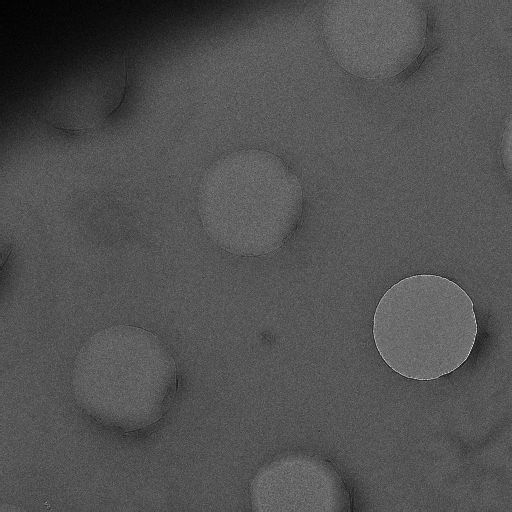
#> input picture leginon/hl_example.jpg, 512 x 512 px
$ python -i canny.py   (imports and definitions only)   (Python 2 division)   (older library calls are emulated)
#> lines starting #> are read from the running program, lines starting #| are printed output that depends on the picture
#> further down, picture is the input picture: shape (512, 512); min 0, max 241, mean 81.6
#!/usr/bin/env python

import math
import time
import numpy
import random
from scipy import ndimage
#from appionlib.apImage import imagefile

"""
adapted from:
http://code.google.com/p/python-for-matlab-users/source/browse/Examples/scipy_canny.py
"""

#=======================
#=======================
def getRadialAndAngles(shape):
        ## create a grid of distance from the center
        xhalfshape = shape[0]/2.0
        x = numpy.arange(-xhalfshape, xhalfshape, 1) + 0.5
        yhalfshape = shape[1]/2.0
        y = numpy.arange(-yhalfshape, yhalfshape, 1) + 0.5
        xx, yy = numpy.meshgrid(x, y)
        radialsq = xx**2 + yy**2 - 0.5
        angles = numpy.arctan2(yy,xx)
        return radialsq, angles

#=======================
#=======================
def non_maximal_edge_suppresion(mag, orient, minEdgeRadius=20, maxEdgeRadius=None):
        """
        Non Maximal suppression of gradient magnitude and orientation.
        """
        t0 = time.time()

        ## bin orientations into 4 discrete directions
        abin = ((orient + math.pi) * 4 / math.pi + 0.5).astype('int') % 4

        radialsq, angles = getRadialAndAngles(mag.shape)

        ### create circular mask
        if maxEdgeRadius is None:
                maxEdgeRadiusSq = radialsq[mag.shape[0]/2,mag.shape[0]/10]
        else:
                maxEdgeRadiusSq = maxEdgeRadius**2
        outermask = numpy.where(radialsq > maxEdgeRadiusSq, False, True)
        ## probably a bad idea here
        innermask = numpy.where(radialsq < minEdgeRadius**2, False, True)

        ### create directional filters to go with offsets
        horz = numpy.where(numpy.abs(angles) < 3*math.pi/4., numpy.abs(angles), 0)
        horz = numpy.where(horz > math.pi/4., True, False)
        vert = -horz
        upright = numpy.where(angles < math.pi/2, False, True)
        upleft = numpy.flipud(upright)
        upleft = numpy.fliplr(upleft)
        upright = numpy.logical_or(upright, upleft)
        upleft = -upright
        # for rotational edges
        filters = [horz, upleft, vert, upright]
        # for radial edges
        #filters = [vert, upright, horz, upleft]

        offsets = ((1,0), (1,1), (0,1), (-1,1))

        edge_map = numpy.zeros(mag.shape, dtype='bool')
        for a in range(4):
                di, dj = offsets[a]
                footprint = numpy.zeros((3,3), dtype="int")
                footprint[1,1] = 0
                footprint[1+di,1+dj] = 1
                footprint[1-di,1-dj] = 1
                ## get adjacent maximums
                maxfilt = ndimage.maximum_filter(mag, footprint=footprint)
                ## select points larger than adjacent maximums
                newedge_map = numpy.where(mag>maxfilt, True, False)
                ## filter by edge orientation
                newedge_map = numpy.where(abin==a, newedge_map, False)
                ## filter by location
                newedge_map = numpy.where(filters[a], newedge_map, False)
                ## add to main map
                edge_map = numpy.where(newedge_map, True, edge_map)
        ## remove corner edges
        edge_map = numpy.where(outermask, edge_map, False)
        edge_map = numpy.where(innermask, edge_map, False)

        #print time.time() - t0
        return edge_map

#=======================
#=======================
def canny_edges(image, minedges=5000, maxedges=15000, low_thresh=50, minEdgeRadius=20, maxEdgeRadius=None):
        """
        Compute Canny edge detection on an image
        """
#> called with minedges = 5000, maxedges = 15000, low_thresh = 50, minEdgeRadius = 20
        t0 = time.time()
        dx = ndimage.sobel(image,0)
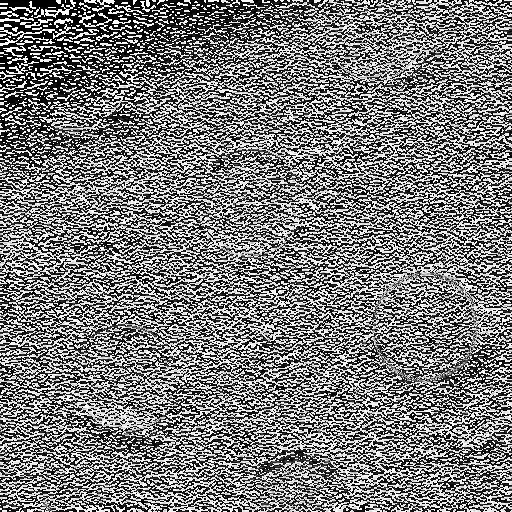
#> dx: shape (512, 512); min 0, max 255, mean 122.5
        dy = ndimage.sobel(image,1)
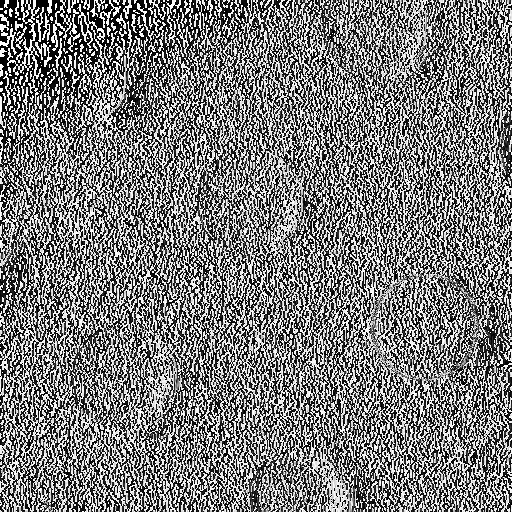
#> dy: shape (512, 512); min 0, max 255, mean 123.3

        mag = numpy.hypot(dx, dy)
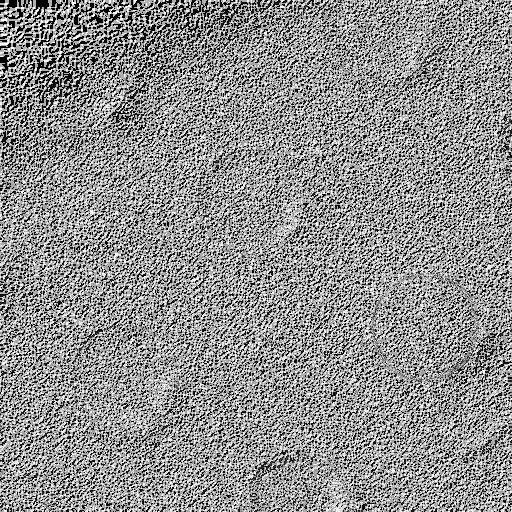
#> mag: shape (512, 512) float16; min 0, max 360.5, mean 202.5; drawn with min black and max white
        mag = mag / mag.max()

        ort = numpy.arctan2(dy, dx)
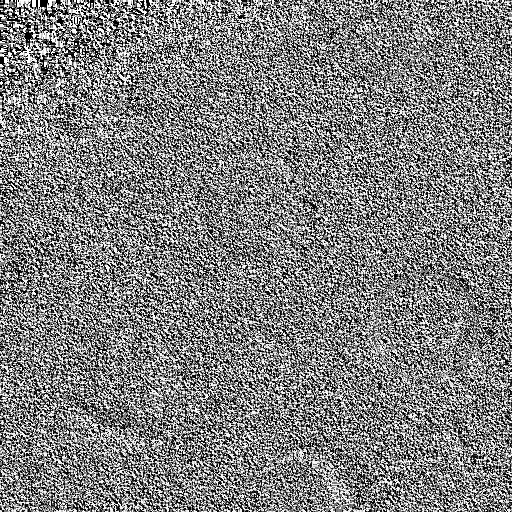
#> ort: shape (512, 512) float16; min 0, max 1.57, mean 0.787; drawn with min black and max white

        edge_map = non_maximal_edge_suppresion(mag, ort, minEdgeRadius, maxEdgeRadius)
#> in non_maximal_edge_suppresion, `abin = ((orient + math.pi) * 4 / math.pi + 0.5).astype('int') % 4`:
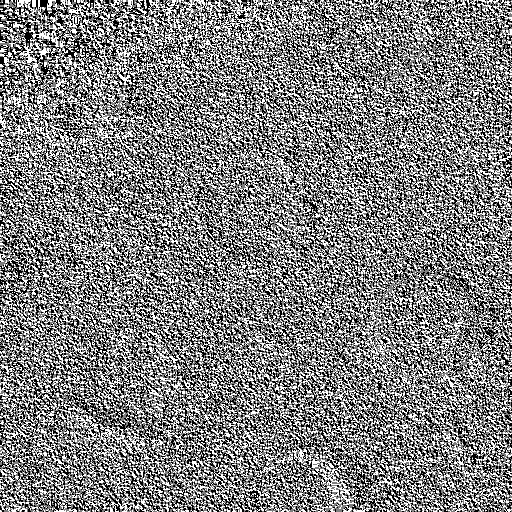
#> abin: shape (512, 512) int64; min 0, max 2, mean 1; drawn with min black and max white

        edge_map = numpy.logical_and(edge_map, mag > low_thresh)

        labels, numlabels = ndimage.measurements.label(edge_map, numpy.ones((3,3)))
        #print "labels", len(labels)

        #print maxs

        maxs = ndimage.measurements.maximum(mag, labels, range(1,numlabels+1))
        maxs = numpy.array(maxs, dtype=numpy.float64)
        high_thresh = maxs.mean()
        minThresh = maxs.min()

        #print time.time() - t0
        edge_count = edge_map.sum()
        count = 0
        while count < 25:
                t0 = time.time()
                count += 1
                maxs = ndimage.measurements.maximum(mag, labels, range(1,numlabels+1))
                maxs = numpy.array(maxs, dtype=numpy.float64)

                good_label = (maxs > high_thresh)
                good_label = numpy.append([False, ], good_label)
                numgood = good_label.sum()
                if numgood == numlabels and high_thresh > minThresh:
                        print "ERROR"
                        maxs.sort()
                        print high_thresh
                        print maxs[:3], maxs[-3:]
                        print maxs[0], ">", high_thresh, "=", maxs[0] > high_thresh
                        good_label = numpy.zeros((numlabels+1,), dtype=numpy.bool)
                        good_label[1:] = maxs > high_thresh
                        print good_label[:3], good_label[-3:]
                        time.sleep(10)

                newedge_map = good_label[labels]
                #for i in range(len(maxs)):
                #       #if max(mag[labels==i]) < high_thresh:
                #       if maxs[i] < high_thresh:
                #               edge_map[labels==i] = False
                edge_count = newedge_map.sum()

                print "canny edges=%d, (thresh=%.3f) time=%.6f"%(edge_count, high_thresh, time.time() - t0)

                if edge_count > maxedges:
                        rand = math.sqrt(random.random())
                        new_thresh = high_thresh / rand
                        # fix for too large values
                        #print rand, new_thresh
                        if new_thresh < 1.0:
                                high_thresh = new_thresh
                        else:
                                high_thresh = math.sqrt(high_thresh)
                elif edge_count < minedges and high_thresh > minThresh:
                        rand = math.sqrt(random.random())
                        new_thresh = high_thresh * rand
                        #print rand, new_thresh, minThresh
                        high_thresh = new_thresh
                else:
                        break

        #print time.time() - t0
        return newedge_map

#=======================
#=======================
#=======================
#=======================
# [11 lines not run here, left out]

>>> import cv2
>>> picture = cv2.imread('../../../leginon/hl_example.jpg', cv2.IMREAD_GRAYSCALE)
#> (the run stopped early here; a loop or call above may not have finished)
